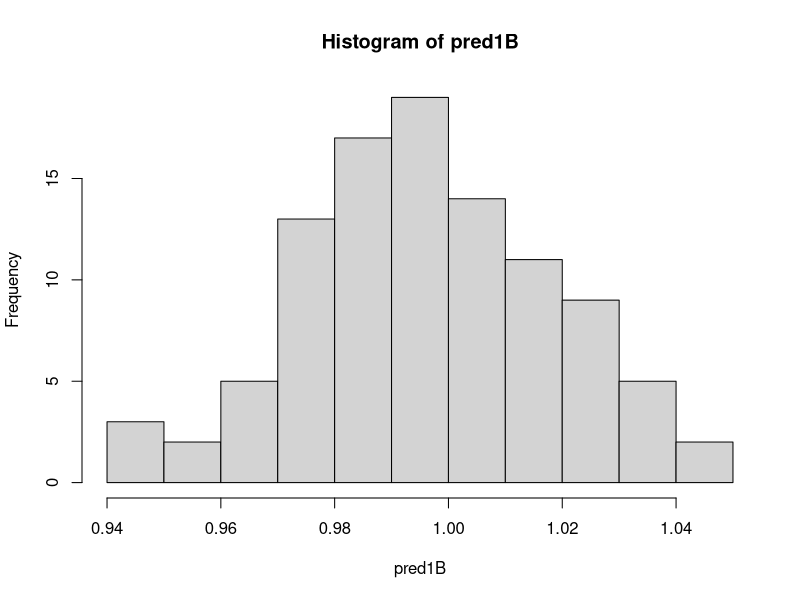

Source code (R):
rm(list = ls())

library(zoo)

get_dp<-function(sign,nosign){
  cs<-sort(c(sign,nosign))
  sim<-length(cs)
  fp<-mapply(function(c,sim) length(nosign[nosign>c])/(sim/2),cs,sim)
  hit<-mapply(function(c,sim) length(sign[sign>c])/(sim/2),cs,sim)
  AUC <- abs(sum(diff(fp)*rollmean(hit,2)))
  
  qnorm(AUC)*sqrt(2)
}

full_model<-function(sig_gl,sig_rel,n_targ,n_dist,sim, t_type = FALSE,opt=FALSE){
  numit<-n_dist+n_targ
  
  nosign_gl<-matrix(rnorm((sim/2)*numit,0,1), nrow = sim/2,ncol=numit, byrow = TRUE)
  nosign_rel<-matrix(rnorm((sim/2)*numit,0,1), nrow = sim/2,ncol=numit, byrow = TRUE)
  nosign<-apply(cbind(nosign_gl,nosign_rel),1,max)
  
  if (n_dist==0){
    sign_rel<-matrix(rnorm((sim/2)*numit,0,1), nrow = sim/2,ncol=numit, byrow = TRUE)
  }else{
    sign_rel<-cbind(matrix(rnorm((sim/2)*(numit-1),0,1), nrow = sim/2,ncol=numit-1, byrow = TRUE),
                    matrix(rnorm((sim/2),sig_rel,1), nrow = sim/2,ncol=1, byrow = TRUE))
  }
  if (t_type==TRUE){
    sign_gl<-cbind(matrix(rnorm((sim/2)*n_dist,sig_gl,1), nrow = sim/2,ncol=n_dist, byrow = TRUE),
                   matrix(rnorm((sim/2)*n_targ,sig_gl^2,1), nrow = sim/2,ncol=n_targ, byrow = TRUE))
  }else{
    sign_gl<-cbind(matrix(rnorm((sim/2)*n_dist,0,1), nrow = sim/2,ncol=n_dist, byrow = TRUE),
                   matrix(rnorm((sim/2)*n_targ,sig_gl,1), nrow = sim/2,ncol=n_targ, byrow = TRUE))
  }
  sign<-apply(cbind(sign_gl,sign_rel),1,max)
  dp<-get_dp(sign,nosign)
  
  if (opt==FALSE){
    dp
  }else{
    abs(dp-opt)
  }
}

run<-100
sim<-10000
pred1B<-mapply(full_model,sig_gl=rep(1.6,run),sig_rel=rep(1.6,run),n_targ=1,n_dist=7,sim=sim)
hist(pred1B)
mean(pred1B)
sd(pred1B)
